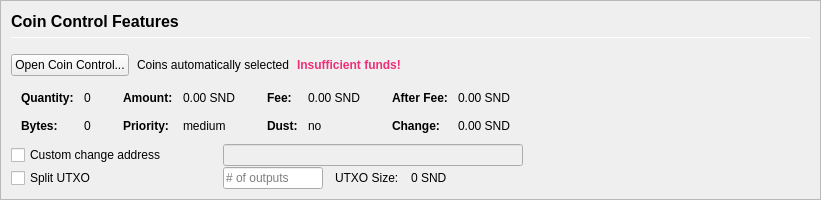
         <widget class="QFrame" name="frameCoinControl">
          <property name="sizePolicy">
           <sizepolicy hsizetype="Expanding" vsizetype="Expanding">
            <horstretch>0</horstretch>
            <verstretch>0</verstretch>
           </sizepolicy>
          </property>
          <property name="maximumSize">
           <size>
            <width>16777215</width>
            <height>16777215</height>
           </size>
          </property>
          <property name="frameShape">
           <enum>QFrame::StyledPanel</enum>
          </property>
          <property name="frameShadow">
           <enum>QFrame::Sunken</enum>
          </property>
          <layout class="QVBoxLayout" name="verticalLayoutCoinControl2">
           <property name="spacing">
            <number>0</number>
           </property>
           <property name="leftMargin">
            <number>0</number>
           </property>
           <property name="topMargin">
            <number>0</number>
           </property>
           <property name="rightMargin">
            <number>0</number>
           </property>
           <property name="bottomMargin">
            <number>0</number>
           </property>
           <item>
            <widget class="QFrame" name="frameCoinControl_BG">
             <layout class="QVBoxLayout" name="verticalLayoutCoinControl" stretch="0,0,0,0,0,0">
              <property name="spacing">
               <number>1</number>
              </property>
              <property name="leftMargin">
               <number>10</number>
              </property>
              <property name="topMargin">
               <number>10</number>
              </property>
              <item>
               <layout class="QHBoxLayout" name="horizontalLayoutCoinControl1">
                <property name="bottomMargin">
                 <number>15</number>
                </property>
                <item>
                 <layout class="QVBoxLayout" name="verticalLayout_3">
                  <property name="spacing">
                   <number>6</number>
                  </property>
                  <item>
                   <widget class="QLabel" name="labelCoinControlFeatures">
                    <property name="sizePolicy">
                     <sizepolicy hsizetype="Preferred" vsizetype="Maximum">
                      <horstretch>0</horstretch>
                      <verstretch>0</verstretch>
                     </sizepolicy>
                    </property>
                    <property name="minimumSize">
                     <size>
                      <width>0</width>
                      <height>20</height>
                     </size>
                    </property>
                    <property name="font">
                     <font>
                      <pointsize>12</pointsize>
                      <weight>75</weight>
                      <bold>true</bold>
                     </font>
                    </property>
                    <property name="styleSheet">
                     <string notr="true">font-weight:bold;</string>
                    </property>
                    <property name="text">
                     <string>Coin Control Features</string>
                    </property>
                   </widget>
                  </item>
                  <item>
                   <widget class="Line" name="line">
                    <property name="minimumSize">
                     <size>
                      <width>0</width>
                      <height>1</height>
                     </size>
                    </property>
                    <property name="maximumSize">
                     <size>
                      <width>16777215</width>
                      <height>1</height>
                     </size>
                    </property>
                    <property name="orientation">
                     <enum>Qt::Horizontal</enum>
                    </property>
                   </widget>
                  </item>
                 </layout>
                </item>
               </layout>
              </item>
              <item>
               <layout class="QHBoxLayout" name="horizontalLayoutCoinControl2" stretch="0,0,0,0">
                <property name="spacing">
                 <number>8</number>
                </property>
                <property name="bottomMargin">
                 <number>10</number>
                </property>
                <item>
                 <widget class="QPushButton" name="pushButtonCoinControl">
                  <property name="styleSheet">
                   <string notr="true"/>
                  </property>
                  <property name="text">
                   <string>Open Coin Control...</string>
                  </property>
                  <property name="autoDefault">
                   <bool>false</bool>
                  </property>
                 </widget>
                </item>
                <item>
                 <widget class="QLabel" name="labelCoinControlAutomaticallySelected">
                  <property name="text">
                   <string>Coins automatically selected</string>
                  </property>
                  <property name="margin">
                   <number>5</number>
                  </property>
                 </widget>
                </item>
                <item>
                 <widget class="QLabel" name="labelCoinControlInsuffFunds">
                  <property name="font">
                   <font>
                    <weight>75</weight>
                    <bold>true</bold>
                   </font>
                  </property>
                  <property name="styleSheet">
                   <string notr="true">color: #ee2f77;font-weight:bold;</string>
                  </property>
                  <property name="text">
                   <string>Insufficient funds!</string>
                  </property>
                  <property name="margin">
                   <number>5</number>
                  </property>
                 </widget>
                </item>
                <item>
                 <spacer name="horizontalSpacerCoinControl">
                  <property name="orientation">
                   <enum>Qt::Horizontal</enum>
                  </property>
                  <property name="sizeHint" stdset="0">
                   <size>
                    <width>40</width>
                    <height>1</height>
                   </size>
                  </property>
                 </spacer>
                </item>
               </layout>
              </item>
              <item>
               <widget class="QWidget" name="widgetCoinControl" native="true">
                <property name="sizePolicy">
                 <sizepolicy hsizetype="Preferred" vsizetype="Preferred">
                  <horstretch>0</horstretch>
                  <verstretch>0</verstretch>
                 </sizepolicy>
                </property>
                <property name="minimumSize">
                 <size>
                  <width>0</width>
                  <height>0</height>
                 </size>
                </property>
                <property name="styleSheet">
                 <string notr="true"/>
                </property>
                <layout class="QHBoxLayout" name="horizontalLayoutCoinControl5">
                 <property name="leftMargin">
                  <number>0</number>
                 </property>
                 <property name="topMargin">
                  <number>0</number>
                 </property>
                 <property name="rightMargin">
                  <number>0</number>
                 </property>
                 <property name="bottomMargin">
                  <number>0</number>
                 </property>
                 <item>
                  <layout class="QHBoxLayout" name="horizontalLayoutCoinControl3" stretch="0,0,0,1">
                   <property name="spacing">
                    <number>20</number>
                   </property>
                   <property name="topMargin">
                    <number>0</number>
                   </property>
                   <property name="bottomMargin">
                    <number>10</number>
                   </property>
                   <item>
                    <layout class="QFormLayout" name="formLayoutCoinControl1">
                     <property name="horizontalSpacing">
                      <number>10</number>
                     </property>
                     <property name="verticalSpacing">
                      <number>14</number>
                     </property>
                     <property name="leftMargin">
                      <number>10</number>
                     </property>
                     <property name="topMargin">
                      <number>4</number>
                     </property>
                     <property name="rightMargin">
                      <number>6</number>
                     </property>
                     <item row="0" column="0">
                      <widget class="QLabel" name="labelCoinControlQuantityText">
                       <property name="font">
                        <font>
                         <weight>75</weight>
                         <bold>true</bold>
                        </font>
                       </property>
                       <property name="text">
                        <string>Quantity:</string>
                       </property>
                       <property name="margin">
                        <number>0</number>
                       </property>
                      </widget>
                     </item>
                     <item row="0" column="1">
                      <widget class="QLabel" name="labelCoinControlQuantity">
                       <property name="cursor">
                        <cursorShape>IBeamCursor</cursorShape>
                       </property>
                       <property name="contextMenuPolicy">
                        <enum>Qt::ActionsContextMenu</enum>
                       </property>
                       <property name="text">
                        <string notr="true">0</string>
                       </property>
                       <property name="margin">
                        <number>0</number>
                       </property>
                       <property name="textInteractionFlags">
                        <set>Qt::LinksAccessibleByMouse|Qt::TextSelectableByKeyboard|Qt::TextSelectableByMouse</set>
                       </property>
                      </widget>
                     </item>
                     <item row="1" column="0">
                      <widget class="QLabel" name="labelCoinControlBytesText">
                       <property name="font">
                        <font>
                         <weight>75</weight>
                         <bold>true</bold>
                        </font>
                       </property>
                       <property name="text">
                        <string>Bytes:</string>
                       </property>
                      </widget>
                     </item>
                     <item row="1" column="1">
                      <widget class="QLabel" name="labelCoinControlBytes">
                       <property name="cursor">
                        <cursorShape>IBeamCursor</cursorShape>
                       </property>
                       <property name="contextMenuPolicy">
                        <enum>Qt::ActionsContextMenu</enum>
                       </property>
                       <property name="text">
                        <string notr="true">0</string>
                       </property>
                       <property name="textInteractionFlags">
                        <set>Qt::LinksAccessibleByMouse|Qt::TextSelectableByKeyboard|Qt::TextSelectableByMouse</set>
                       </property>
                      </widget>
                     </item>
                    </layout>
                   </item>
                   <item>
                    <layout class="QFormLayout" name="formLayoutCoinControl2">
                     <property name="horizontalSpacing">
                      <number>10</number>
                     </property>
                     <property name="verticalSpacing">
                      <number>14</number>
                     </property>
                     <property name="leftMargin">
                      <number>6</number>
                     </property>
                     <property name="topMargin">
                      <number>4</number>
                     </property>
                     <property name="rightMargin">
                      <number>6</number>
                     </property>
                     <item row="0" column="0">
                      <widget class="QLabel" name="labelCoinControlAmountText">
                       <property name="font">
                        <font>
                         <weight>75</weight>
                         <bold>true</bold>
                        </font>
                       </property>
                       <property name="text">
                        <string>Amount:</string>
                       </property>
                       <property name="margin">
                        <number>0</number>
                       </property>
                      </widget>
                     </item>
                     <item row="0" column="1">
                      <widget class="QLabel" name="labelCoinControlAmount">
                       <property name="cursor">
                        <cursorShape>IBeamCursor</cursorShape>
                       </property>
                       <property name="contextMenuPolicy">
                        <enum>Qt::ActionsContextMenu</enum>
                       </property>
                       <property name="text">
                        <string notr="true">0.00 SND</string>
                       </property>
                       <property name="textInteractionFlags">
                        <set>Qt::LinksAccessibleByMouse|Qt::TextSelectableByKeyboard|Qt::TextSelectableByMouse</set>
                       </property>
                      </widget>
                     </item>
                     <item row="1" column="0">
                      <widget class="QLabel" name="labelCoinControlPriorityText">
                       <property name="font">
                        <font>
                         <weight>75</weight>
                         <bold>true</bold>
                        </font>
                       </property>
                       <property name="text">
                        <string>Priority:</string>
                       </property>
                      </widget>
                     </item>
                     <item row="1" column="1">
                      <widget class="QLabel" name="labelCoinControlPriority">
                       <property name="cursor">
                        <cursorShape>IBeamCursor</cursorShape>
                       </property>
                       <property name="contextMenuPolicy">
                        <enum>Qt::ActionsContextMenu</enum>
                       </property>
                       <property name="text">
                        <string>medium</string>
                       </property>
                       <property name="textInteractionFlags">
                        <set>Qt::LinksAccessibleByMouse|Qt::TextSelectableByKeyboard|Qt::TextSelectableByMouse</set>
                       </property>
                      </widget>
                     </item>
                    </layout>
                   </item>
                   <item>
                    <layout class="QFormLayout" name="formLayoutCoinControl3">
                     <property name="horizontalSpacing">
                      <number>10</number>
                     </property>
                     <property name="verticalSpacing">
                      <number>14</number>
                     </property>
                     <property name="leftMargin">
                      <number>6</number>
                     </property>
                     <property name="topMargin">
                      <number>4</number>
                     </property>
                     <property name="rightMargin">
                      <number>6</number>
                     </property>
                     <item row="0" column="0">
                      <widget class="QLabel" name="labelCoinControlFeeText">
                       <property name="font">
                        <font>
                         <weight>75</weight>
                         <bold>true</bold>
                        </font>
                       </property>
                       <property name="text">
                        <string>Fee:</string>
                       </property>
                       <property name="margin">
                        <number>0</number>
                       </property>
                      </widget>
                     </item>
                     <item row="0" column="1">
                      <widget class="QLabel" name="labelCoinControlFee">
                       <property name="cursor">
                        <cursorShape>IBeamCursor</cursorShape>
                       </property>
                       <property name="contextMenuPolicy">
                        <enum>Qt::ActionsContextMenu</enum>
                       </property>
                       <property name="text">
                        <string notr="true">0.00 SND</string>
                       </property>
                       <property name="textInteractionFlags">
                        <set>Qt::LinksAccessibleByMouse|Qt::TextSelectableByKeyboard|Qt::TextSelectableByMouse</set>
                       </property>
                      </widget>
                     </item>
                     <item row="1" column="0">
                      <widget class="QLabel" name="labelCoinControlLowOutputText">
                       <property name="font">
                        <font>
                         <weight>75</weight>
                         <bold>true</bold>
                        </font>
                       </property>
                       <property name="text">
                        <string>Dust:</string>
                       </property>
                      </widget>
                     </item>
                     <item row="1" column="1">
                      <widget class="QLabel" name="labelCoinControlLowOutput">
                       <property name="cursor">
                        <cursorShape>IBeamCursor</cursorShape>
                       </property>
                       <property name="contextMenuPolicy">
                        <enum>Qt::ActionsContextMenu</enum>
                       </property>
                       <property name="text">
                        <string>no</string>
                       </property>
                       <property name="textInteractionFlags">
                        <set>Qt::LinksAccessibleByMouse|Qt::TextSelectableByKeyboard|Qt::TextSelectableByMouse</set>
                       </property>
                      </widget>
                     </item>
                    </layout>
                   </item>
                   <item>
                    <layout class="QFormLayout" name="formLayoutCoinControl4">
                     <property name="horizontalSpacing">
                      <number>10</number>
                     </property>
                     <property name="verticalSpacing">
                      <number>14</number>
                     </property>
                     <property name="leftMargin">
                      <number>6</number>
                     </property>
                     <property name="topMargin">
                      <number>4</number>
                     </property>
                     <property name="rightMargin">
                      <number>6</number>
                     </property>
                     <item row="0" column="0">
                      <widget class="QLabel" name="labelCoinControlAfterFeeText">
                       <property name="font">
                        <font>
                         <weight>75</weight>
                         <bold>true</bold>
                        </font>
                       </property>
                       <property name="text">
                        <string>After Fee:</string>
                       </property>
                       <property name="margin">
                        <number>0</number>
                       </property>
                      </widget>
                     </item>
                     <item row="0" column="1">
                      <widget class="QLabel" name="labelCoinControlAfterFee">
                       <property name="cursor">
                        <cursorShape>IBeamCursor</cursorShape>
                       </property>
                       <property name="contextMenuPolicy">
                        <enum>Qt::ActionsContextMenu</enum>
                       </property>
                       <property name="text">
                        <string notr="true">0.00 SND</string>
                       </property>
                       <property name="textInteractionFlags">
                        <set>Qt::LinksAccessibleByMouse|Qt::TextSelectableByKeyboard|Qt::TextSelectableByMouse</set>
                       </property>
                      </widget>
                     </item>
                     <item row="1" column="0">
                      <widget class="QLabel" name="labelCoinControlChangeText">
                       <property name="font">
                        <font>
                         <weight>75</weight>
                         <bold>true</bold>
                        </font>
                       </property>
                       <property name="text">
                        <string>Change:</string>
                       </property>
                      </widget>
                     </item>
                     <item row="1" column="1">
                      <widget class="QLabel" name="labelCoinControlChange">
                       <property name="cursor">
                        <cursorShape>IBeamCursor</cursorShape>
                       </property>
                       <property name="contextMenuPolicy">
                        <enum>Qt::ActionsContextMenu</enum>
                       </property>
                       <property name="text">
                        <string notr="true">0.00 SND</string>
                       </property>
                       <property name="textInteractionFlags">
                        <set>Qt::LinksAccessibleByMouse|Qt::TextSelectableByKeyboard|Qt::TextSelectableByMouse</set>
                       </property>
                      </widget>
                     </item>
                    </layout>
                   </item>
                  </layout>
                 </item>
                </layout>
               </widget>
              </item>
              <item>
               <layout class="QHBoxLayout" name="horizontalLayoutCoinControl4">
                <property name="spacing">
                 <number>12</number>
                </property>
                <property name="sizeConstraint">
                 <enum>QLayout::SetDefaultConstraint</enum>
                </property>
                <property name="topMargin">
                 <number>0</number>
                </property>
                <property name="rightMargin">
                 <number>0</number>
                </property>
                <item>
                 <widget class="QCheckBox" name="checkBoxCoinControlChange">
                  <property name="sizePolicy">
                   <sizepolicy hsizetype="Preferred" vsizetype="Preferred">
                    <horstretch>0</horstretch>
                    <verstretch>0</verstretch>
                   </sizepolicy>
                  </property>
                  <property name="minimumSize">
                   <size>
                    <width>200</width>
                    <height>0</height>
                   </size>
                  </property>
                  <property name="maximumSize">
                   <size>
                    <width>200</width>
                    <height>16777215</height>
                   </size>
                  </property>
                  <property name="toolTip">
                   <string>If this is activated, but the change address is empty or invalid, change will be sent to a newly generated address.</string>
                  </property>
                  <property name="text">
                   <string>Custom change address</string>
                  </property>
                 </widget>
                </item>
                <item>
                 <widget class="QValidatedLineEdit" name="lineEditCoinControlChange">
                  <property name="enabled">
                   <bool>false</bool>
                  </property>
                  <property name="sizePolicy">
                   <sizepolicy hsizetype="Preferred" vsizetype="Preferred">
                    <horstretch>0</horstretch>
                    <verstretch>0</verstretch>
                   </sizepolicy>
                  </property>
                  <property name="minimumSize">
                   <size>
                    <width>300</width>
                    <height>0</height>
                   </size>
                  </property>
                 </widget>
                </item>
                <item>
                 <widget class="QLabel" name="labelCoinControlChangeLabel">
                  <property name="sizePolicy">
                   <sizepolicy hsizetype="Preferred" vsizetype="Preferred">
                    <horstretch>0</horstretch>
                    <verstretch>0</verstretch>
                   </sizepolicy>
                  </property>
                  <property name="minimumSize">
                   <size>
                    <width>100</width>
                    <height>0</height>
                   </size>
                  </property>
                  <property name="text">
                   <string/>
                  </property>
                  <property name="margin">
                   <number>3</number>
                  </property>
                 </widget>
                </item>
               </layout>
              </item>
              <item>
               <layout class="QHBoxLayout" name="horizontalLayoutCoinControl6">
                <property name="spacing">
                 <number>12</number>
                </property>
                <property name="rightMargin">
                 <number>0</number>
                </property>
                <item>
                 <widget class="QCheckBox" name="splitBlockCheckBox">
                  <property name="sizePolicy">
                   <sizepolicy hsizetype="Preferred" vsizetype="Preferred">
                    <horstretch>0</horstretch>
                    <verstretch>0</verstretch>
                   </sizepolicy>
                  </property>
                  <property name="minimumSize">
                   <size>
                    <width>200</width>
                    <height>0</height>
                   </size>
                  </property>
                  <property name="maximumSize">
                   <size>
                    <width>200</width>
                    <height>16777215</height>
                   </size>
                  </property>
                  <property name="text">
                   <string>Split UTXO</string>
                  </property>
                 </widget>
                </item>
                <item>
                 <widget class="QLineEdit" name="splitBlockLineEdit">
                  <property name="sizePolicy">
                   <sizepolicy hsizetype="Preferred" vsizetype="Preferred">
                    <horstretch>50</horstretch>
                    <verstretch>0</verstretch>
                   </sizepolicy>
                  </property>
                  <property name="minimumSize">
                   <size>
                    <width>100</width>
                    <height>0</height>
                   </size>
                  </property>
                  <property name="maximumSize">
                   <size>
                    <width>100</width>
                    <height>16777215</height>
                   </size>
                  </property>
                  <property name="placeholderText">
                   <string># of outputs</string>
                  </property>
                 </widget>
                </item>
                <item>
                 <widget class="QLabel" name="labelBlockSizeText">
                  <property name="text">
                   <string>UTXO Size:</string>
                  </property>
                 </widget>
                </item>
                <item>
                 <widget class="QLabel" name="labelBlockSize">
                  <property name="text">
                   <string>0 SND</string>
                  </property>
                 </widget>
                </item>
                <item>
                 <spacer name="horizontalSpacer_7">
                  <property name="orientation">
                   <enum>Qt::Horizontal</enum>
                  </property>
                  <property name="sizeHint" stdset="0">
                   <size>
                    <width>40</width>
                    <height>20</height>
                   </size>
                  </property>
                 </spacer>
                </item>
               </layout>
              </item>
              <item>
               <spacer name="verticalSpacerCoinControl">
                <property name="orientation">
                 <enum>Qt::Vertical</enum>
                </property>
                <property name="sizeHint" stdset="0">
                 <size>
                  <width>800</width>
                  <height>1</height>
                 </size>
                </property>
               </spacer>
              </item>
             </layout>
            </widget>
           </item>
          </layout>
         </widget>
